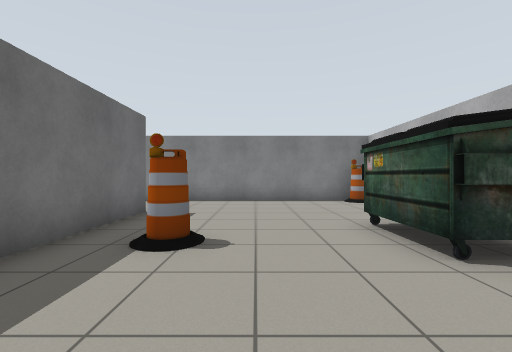
[1] (above)

16 first-person views from a walk through a world built for the Gazebo simulator. The camera is 0.94 m above the floor, looks level and sees 90° across. The floor is counted in squares, 1 m on a side. Each view is taken from the middle of a square. On the plan, view 1 faces up. The plan holds only what a view shows up to about 10 squares ahead; the rest is blank.

[2]
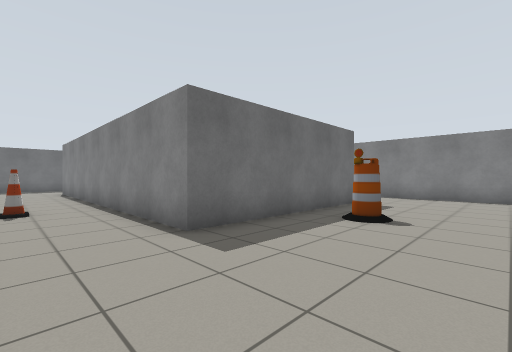

[3]
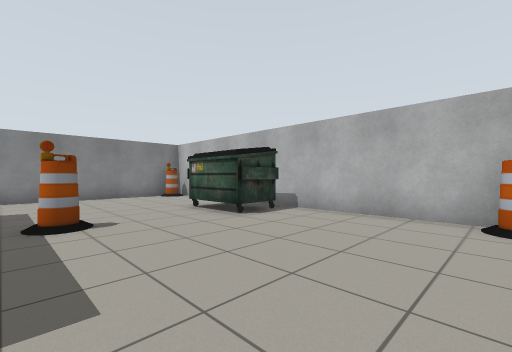

[4]
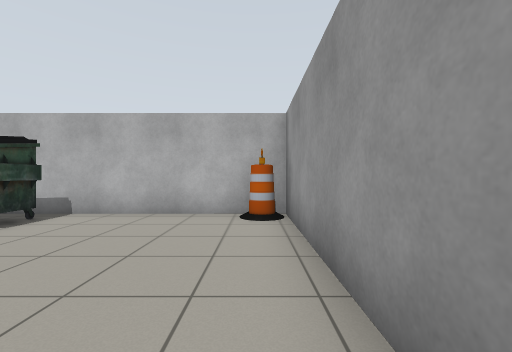

[5]
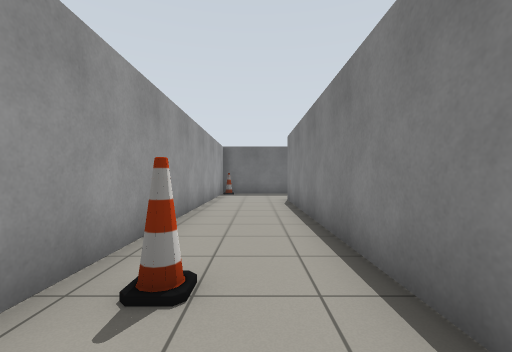

[6]
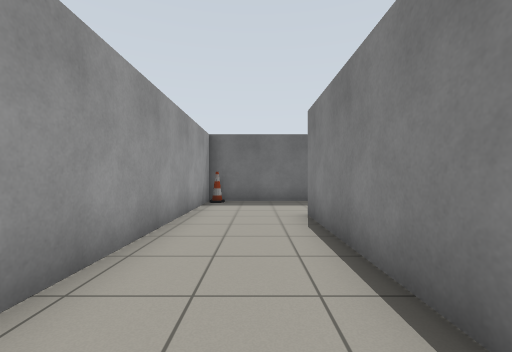

[7]
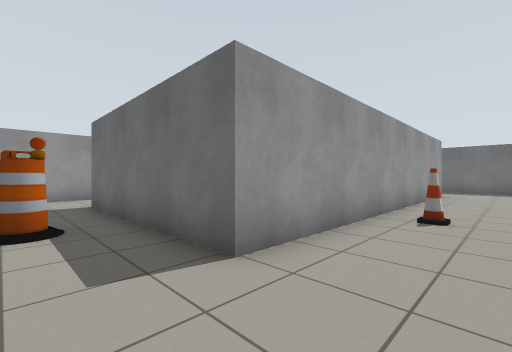

[8]
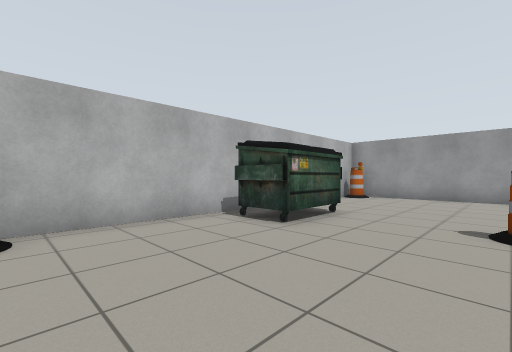

[9]
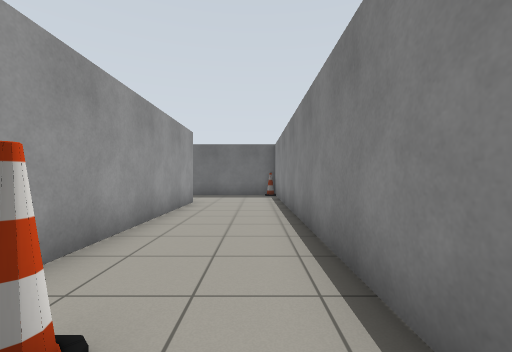

[10]
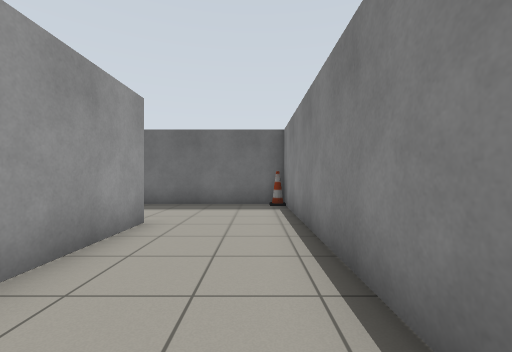

[11]
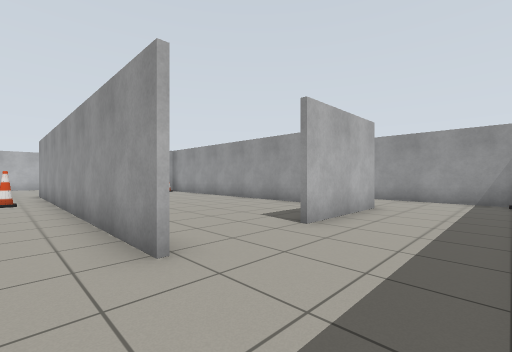

[12]
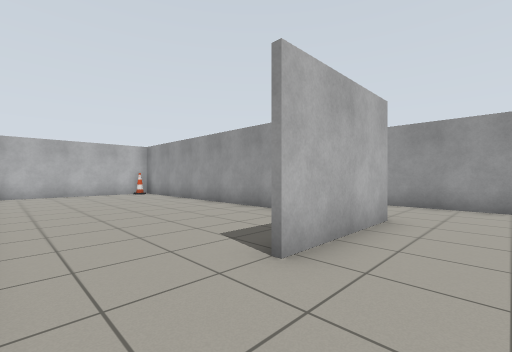

[13]
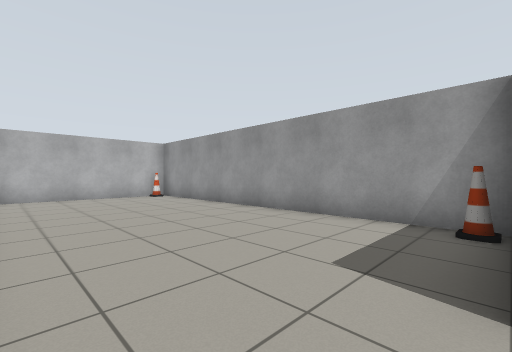

[14]
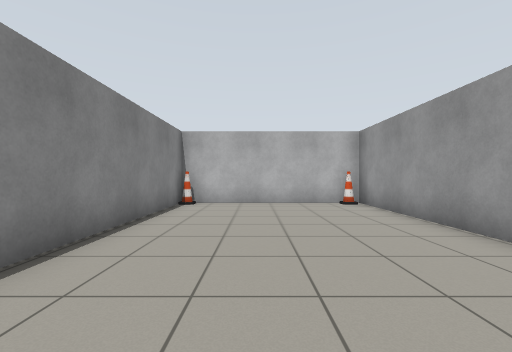

[15]
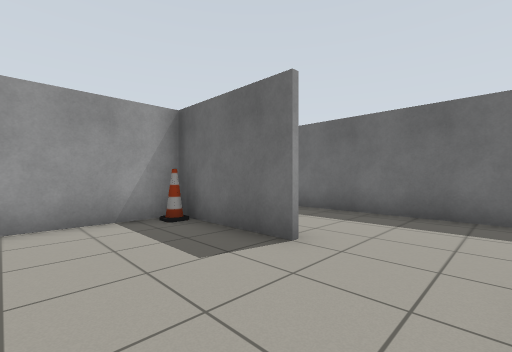

[16]
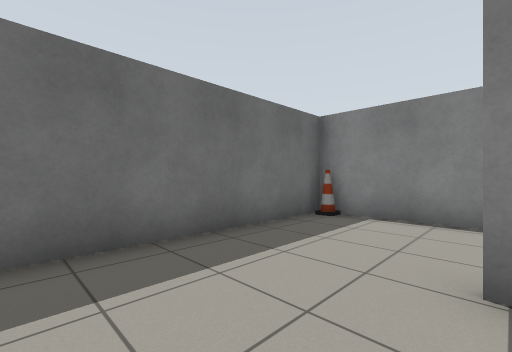

### Floor plan
Points are (right, up) in squares from view 1. A wall is a line through its corners. A room is listed if a view was taken in it or the views show most of it. See-through windows are left out.
Room 1 (views 1, 2, 3, 4, 5, 6, 7, 8, 9, 10)
walls: (-3.1, 0.4) (-3.1, 1.4); (-3.1, 5.6) (-3.1, 6.6); (-3.5, -2.7) (4.4, -2.7) (4.4, 8.6); (-6.9, 10) (-15.6, 9.9); (4.2, 10) (-4.4, 10); (-15.3, 6.7) (-2.9, 6.8) (-2.9, 0.3) (-15.2, 0.2); (-16.4, -2.8) (-6.6, -2.7)
ways out: opening at (-15.5, -1.5) to room 2; opening at (-15, 8.5) to room 2
objects: cone (-7, -2); cone (-7, 8); cone (-3, 1); cone (-3, 6); barrel (-1, 4); dumpster (2, 3) to (3, 5); barrel (4, -2); barrel (4, 9)
Room 2 (views 11, 12, 13, 14, 15, 16)
walls: (-15, 3.9) (-15, 0.4) (-3.1, 0.4); (-15.2, 0.2) (-15.2, 3.7); (-15.6, 9.9) (-18.6, 9.9) (-18.6, -2.8) (-16.4, -2.8); (-3.1, 1.4) (-3.1, 5.6); (-3.1, 6.6) (-9.5, 6.6)
ways out: opening at (-15.5, -1.5) to room 1; opening at (-15, 8.5) to room 1
objects: cone (-18, -2); cone (-18, 10); cone (-15, 1)

Positions as (right, up) in squares from view 1, and headings:
1: (0, 0), facing up
2: (1, -2), facing up-left
3: (-2, -2), facing up-right
4: (-2, -2), facing right
5: (-5, -1), facing left
6: (-9, -1), facing left
7: (-1, 9), facing down-left
8: (-1, 9), facing down-right
9: (-6, 9), facing left
10: (-10, 9), facing left
11: (-18, 8), facing down-right
12: (-17, 6), facing down-right
13: (-15, 6), facing down-right
14: (-12, 4), facing right
15: (-12, 6), facing down-left
16: (-15, 4), facing up-left
